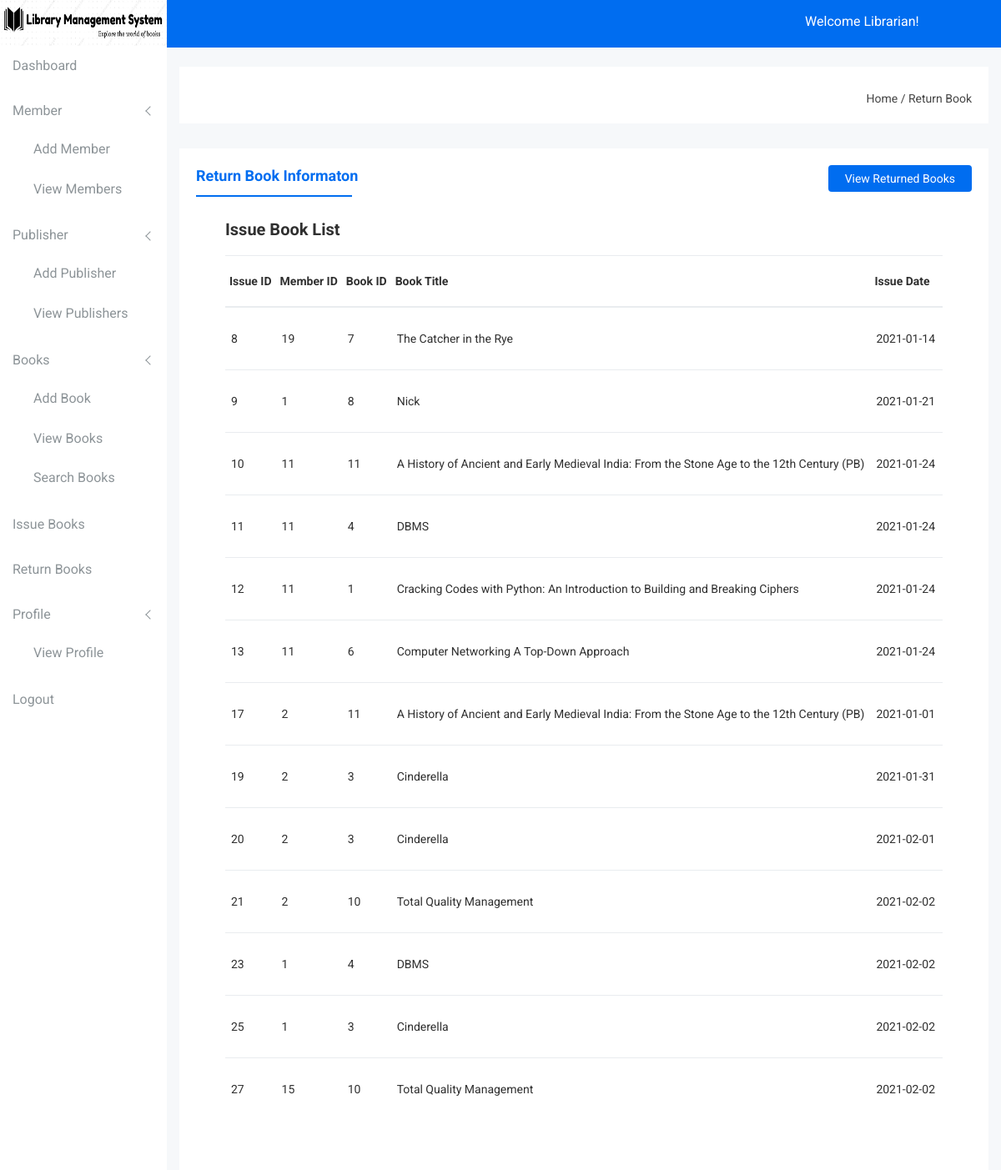
/returnbooks.php, run on the app's committed database.
### tables this page shows
CREATE TABLE `issuebooks` (
  `IssueID` int(200) NOT NULL,
  `MemberID` int(200) NOT NULL,
  `BookID` int(200) NOT NULL,
  `BookTitle` varchar(500) NOT NULL,
  `IssueDate` date NOT NULL,
  `DueDate` date NOT NULL,
  `Period` int(200) NOT NULL,
  `Status` varchar(500) NOT NULL
);

### returnbooks.php (the view, shortened to what this page needs)
<!doctype html>
<html class="no-js" lang="en">
    <head>
        <link rel="stylesheet" href="css/bootstrap.min.css">
        <link rel="stylesheet" href="css/font-awesome.min.css">
        <link rel="stylesheet" href="css/owl.carousel.css">
        <link rel="stylesheet" href="css/owl.theme.css">
        <link rel="stylesheet" href="css/owl.transitions.css">
        <link rel="stylesheet" href="css/animate.css">
        <link rel="stylesheet" href="css/normalize.css">
        <link rel="stylesheet" href="css/meanmenu.min.css">
        <link rel="stylesheet" href="css/main.css">
        <link rel="stylesheet" href="css/form/all-type-forms.css">
        <link rel="stylesheet" href="css/educate-custon-icon.css">
        <link rel="stylesheet" href="css/morrisjs/morris.css">
        <link rel="stylesheet" href="css/dropzone/dropzone.css">
        <link rel="stylesheet" href="css/scrollbar/jquery.mCustomScrollbar.min.css">
        <link rel="stylesheet" href="css/metisMenu/metisMenu.min.css">
        <link rel="stylesheet" href="css/metisMenu/metisMenu-vertical.css">
        <link rel="stylesheet" href="css/calendar/fullcalendar.min.css">
        <link rel="stylesheet" href="css/calendar/fullcalendar.print.min.css">
        <link rel="stylesheet" href="style.css">
        <link rel="stylesheet" href="css/responsive.css">
    </head>
    <body>
        <?php include('./librariansidebar.php') ?>
        <div class="all-content-wrapper">
            <div class="container-fluid">
                <div class="row">
                    <div class="col-lg-12 col-md-12 col-sm-12 col-xs-12">
                        <div class="logo-pro">
                            <a href="librariandashboard.php"><img class="main-logo" src="img/logo/logo.png" alt="" /></a>
                        </div>
                    </div>
                </div>
            </div>
            <?php include('./librarianheader.php') ?>
            <div class="breadcome-area">
                <div class="container-fluid">
                    <div class="row">
                        <div class="col-lg-12 col-md-12 col-sm-12 col-xs-12">
                            <div class="breadcome-list">
                                <div class="row">
                                    <div class="col-lg-6 col-md-6 col-sm-6 col-xs-12">
                                    </div>
                                    <div class="col-lg-6 col-md-6 col-sm-6 col-xs-12">
                                        <ul class="breadcome-menu">
                                            <li><a href="#">Home</a> <span class="bread-slash">/</span>
                                            </li>
                                            <li><span class="bread-blod">Return Book</span>
                                            </li>
                                        </ul>
                                    </div>
                                </div>
                            </div>
                        </div>
                    </div>
                </div>
            </div>
            <div class="single-pro-review-area mt-t-30 mg-b-15">
                <div class="container-fluid">
                    <div class="row">
                        <div class="col-lg-12 col-md-12 col-sm-12 col-xs-12">
                            <div class="product-payment-inner-st">
                                <div class="add-product">
                                    <a href="librarian_viewreturnedbooks.php">View Returned Books</a>
                                                    </div>
                                <ul id="myTabedu1" class="tab-review-design">
                                    <li class="active"><a href="#description">Return Book Informaton</a></li>
                                </ul>
                                <?php
                                $db_host = 'localhost';
                                $db_user = 'root';
                                $db_pass = '';
                                $db_name = 'lms';
                                $conn = mysqli_connect($db_host, $db_user, $db_pass, $db_name);
                                $sql = 'SELECT * FROM issuebooks where Status="Approved"';
                                $query = mysqli_query($conn, $sql);
                                ?>
                                <div class="product-status mg-b-15">
                                    <div class="container-fluid">
                                        <div class="row">
                                            <div class="col-lg-12 col-md-12 col-sm-12 col-xs-12">
                                                <div class="product-status-wrap drp-lst">
                                                    <h4>Issue Book List</h4>
                                                    <div class="asset-inner">
                                                        <table>
                                                            <thead>
                                                                <tr>
                                                                    <th>Issue ID</th>
                                                                    <th>Member ID</th>
                                                                    <th>Book ID</th>
                                                                    <th>Book Title</th>
                                                                    <th>Issue Date</th>
                                                                </tr>
                                                            </thead>
                                                            <tbody>
                                                                <?php
                                                                while ($row = mysqli_fetch_array($query)) {
                                                                    ?>
                                                                    <tr>
                                                                        <td><?php echo $row['IssueID'] ?></td>
                                                                        <td><?php echo $row['MemberID'] ?></td>
                                                                        <td><?php echo $row['BookID'] ?></td>
                                                                        <td><?php echo $row['BookTitle'] ?></td>
                                                                        <td><?php echo $row['IssueDate'] ?></td>
                                                                    </tr>
                                                                            <?php
                                                                        }
                                                                        ?>
                                                            </tbody>
                                                        </table>
                                                    </div>
                                                </div>
                                            </div>
                                        </div>
                                    </div>
                                </div>
                            </div>
                        </div>
                    </div>
                </div>
            </div>
        </div>
    </body>
</html>

### css/main.css (style rules this page uses)
html { color: #222; font-size: 1em; line-height: 1.4; }

### data on the page
issuebooks: IssueID "8", MemberID "19", BookID "7", BookTitle "The Catcher in the Rye", IssueDate "2021-01-14"
issuebooks: IssueID "9", MemberID "1", BookID "8", BookTitle "Nick", IssueDate "2021-01-21"
issuebooks: IssueID "10", MemberID "11", BookID "11", BookTitle "A History of Ancient and Early Medieval India: From the Stone Age to the 12th Century (PB)", IssueDate "2021-01-24"
issuebooks: IssueID "11", MemberID "11", BookID "4", BookTitle "DBMS", IssueDate "2021-01-24"
issuebooks: IssueID "12", MemberID "11", BookID "1", BookTitle "Cracking Codes with Python: An Introduction to Building and Breaking Ciphers", IssueDate "2021-01-24"
issuebooks: IssueID "13", MemberID "11", BookID "6", BookTitle "Computer Networking A Top-Down Approach", IssueDate "2021-01-24"
issuebooks: IssueID "17", MemberID "2", BookID "11", BookTitle "A History of Ancient and Early Medieval India: From the Stone Age to the 12th Century (PB)", IssueDate "2021-01-01"
issuebooks: IssueID "19", MemberID "2", BookID "3", BookTitle "Cinderella", IssueDate "2021-01-31"
issuebooks: IssueID "20", MemberID "2", BookID "3", BookTitle "Cinderella", IssueDate "2021-02-01"
issuebooks: IssueID "21", MemberID "2", BookID "10", BookTitle "Total Quality Management", IssueDate "2021-02-02"
issuebooks: IssueID "23", MemberID "1", BookID "4", BookTitle "DBMS", IssueDate "2021-02-02"
issuebooks: IssueID "25", MemberID "1", BookID "3", BookTitle "Cinderella", IssueDate "2021-02-02"
issuebooks: IssueID "27", MemberID "15", BookID "10", BookTitle "Total Quality Management", IssueDate "2021-02-02"
